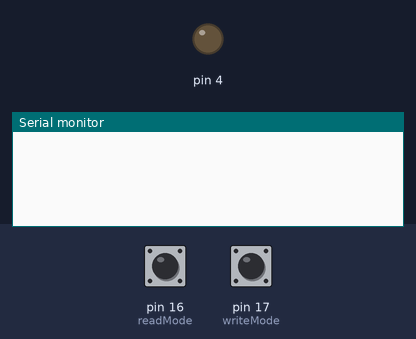
The sketch below on a simulated Arduino Uno, built with avr-gcc and run on an emulated ATmega328P. Shown: output pins drawn as LEDs (lit = HIGH), the last lines printed to the serial monitor. Inputs (shaded band) come from the test bench; at power-on: pin 16 (readMode) HIGH, pin 17 (writeMode) HIGH. EEPROM starts erased.

Above: at 1.2 s.
1.3 s: pin 16 (readMode) pulled LOW for 0.15 s
At 2.5 s:
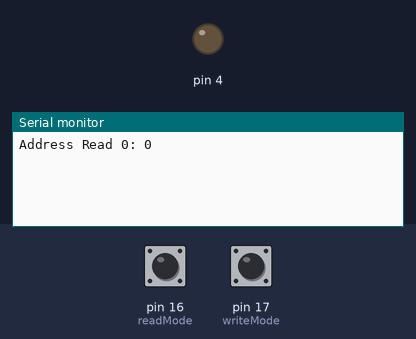
2.9 s: pin 17 (writeMode) pulled LOW for 0.15 s
At 3.7 s:
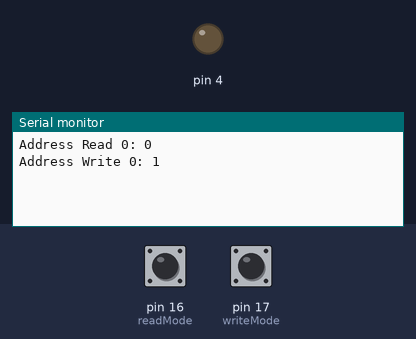

Measured:
- after the input at 1.3 s, the serial monitor: prints a new line after 0.15 s (image 1)
- after the input at 2.9 s, the serial monitor: prints a new line after 0.15 s (image 2)

The sketch:

Lab_5_Program_5.2-2.ino
```cpp
#include <EEPROM.h>
#define readMode 16
#define writeMode 17

int addrR = 0;
int addrw = 0;
byte data;
void setup() {
  pinMode (readMode, INPUT);
  pinMode (writeMode, INPUT);
  pinMode (4, OUTPUT);
  Serial.begin(115200);
}
void loop() {
  if(digitalRead(readMode) == 0) {
    delay(150);
    Serial.print("Address Read ");
    Serial.print (addrR, HEX);
    Serial.print(": ");
    Serial.println(data);
    if(addrR<255) addrR++;
    else addrR = 0;
    delay(500);
  }
  if(digitalRead(writeMode) == 0) {
    delay(150);
    data++;
      if(data<256) EEPROM.write(addrw, data);
      else data = 0;
        Serial.print ("Address Write ");
        Serial.print(addrw, HEX);
        Serial.print(": ");
        Serial.println(data);
      if (addrw<255) addrw++;
      else addrw = 0;
      delay(500);
  }
}
```
